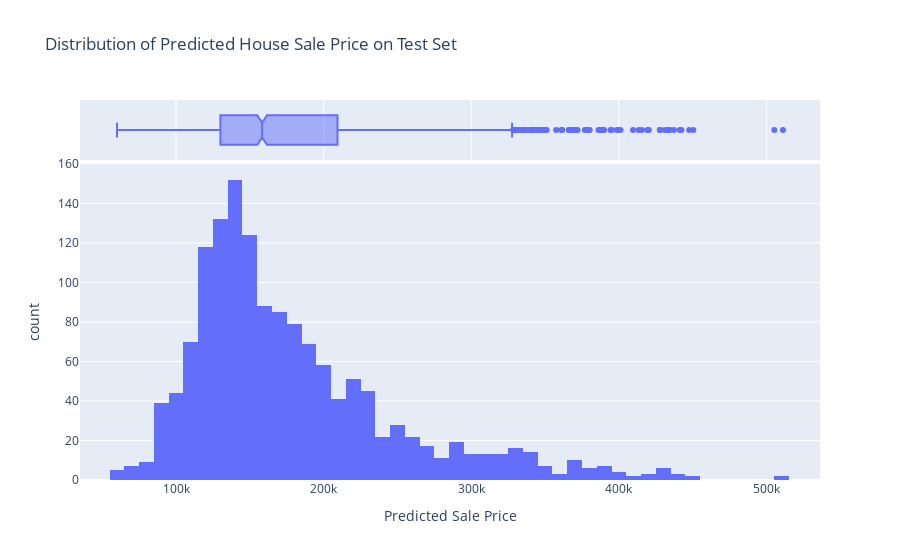

This figure's notebook cell:
### Code cell
# Create a histogram chart using Plotly
fig = px.histogram(
    x=test_submit,
    labels= {'x': 'Predicted Sale Price'},
    title='Distribution of Predicted House Sale Price on Test Set',
    marginal='box'
)
fig.show()

### Figure 1 — Plotly figure (JSON) as saved in the notebook; plotly's stock layout.template omitted (floating-point values rounded to 4 significant figures; data arrays with more than 128 entries replaced by an {"elided": "..."} marker saying what was removed)
{"data": [{"bingroup": "x", "hovertemplate": "Predicted Sale Price=%{x}<br>count=%{y}<extra></extra>", "legendgroup": "", "marker": {"color": "#636efa", "pattern": {"shape": ""}}, "name": "", "orientation": "v", "showlegend": false, "type": "histogram", "x": {"elided": "1459 float values"}, "xaxis": "x", "yaxis": "y"}, {"hovertemplate": "Predicted Sale Price=%{x}<extra></extra>", "legendgroup": "", "marker": {"color": "#636efa"}, "name": "", "notched": true, "showlegend": false, "type": "box", "x": {"elided": "1459 float values"}, "xaxis": "x2", "yaxis": "y2"}], "layout": {"barmode": "relative", "legend": {"tracegroupgap": 0}, "title": {"text": "Distribution of Predicted House Sale Price on Test Set"}, "xaxis": {"anchor": "y", "domain": [0, 1], "title": {"text": "Predicted Sale Price"}}, "xaxis2": {"anchor": "y2", "domain": [0, 1], "matches": "x", "showgrid": true, "showticklabels": false}, "yaxis": {"anchor": "x", "domain": [0, 0.8316], "title": {"text": "count"}}, "yaxis2": {"anchor": "x2", "domain": [0.8416, 1], "matches": "y2", "showgrid": false, "showline": false, "showticklabels": false, "ticks": ""}}}
